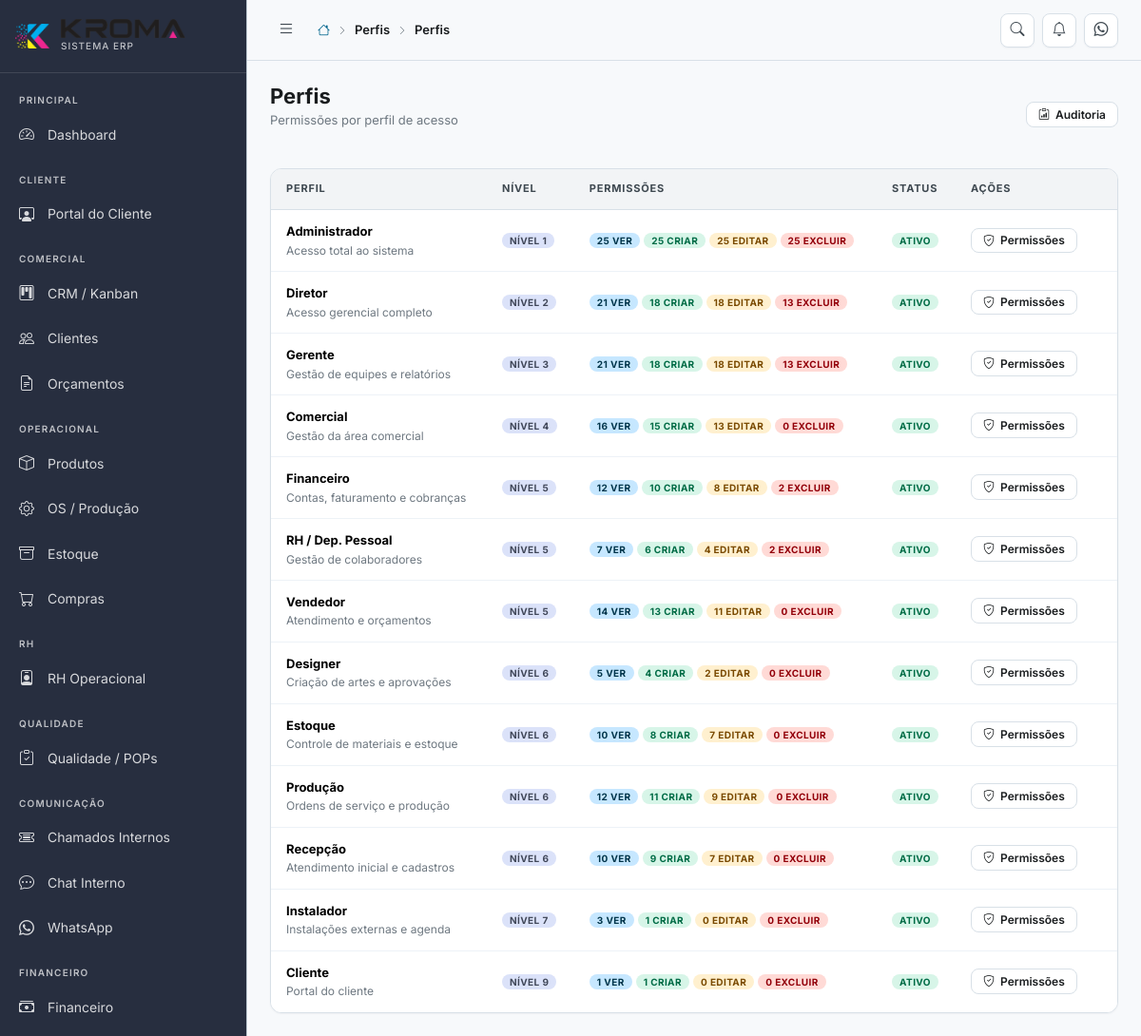
/perfis (signed in), run on the app's committed database.
### tables this page shows
CREATE TABLE IF NOT EXISTS perfis (
    id          INT UNSIGNED AUTO_INCREMENT PRIMARY KEY,
    nome        VARCHAR(50) NOT NULL UNIQUE,
    label       VARCHAR(100) NOT NULL,
    descricao   TEXT,
    nivel       TINYINT DEFAULT 5 COMMENT 'Nível hierárquico: 1=mais alto',
    ativo       TINYINT(1) DEFAULT 1,
    created_at  DATETIME DEFAULT CURRENT_TIMESTAMP
);

### index.php (called while the page is built, shortened)
<?php
require_once CONFIG_PATH . '/database.php';
require_once APP_PATH . '/Services/Router.php';
$router = new App\Services\Router();
$router->dispatch();

### config/database.php (called while the page is built, shortened)
<?php
class Database
{
    private static ?PDO $instance = null;
    public static function getInstance(): PDO
    {
        if (self::$instance === null) {
            try {
                $dsn = sprintf(
                    'mysql:host=%s;port=%s;dbname=%s;charset=%s',
                    DB_HOST, DB_PORT, DB_NAME, DB_CHARSET
                );
                self::$instance = new PDO($dsn, DB_USER, DB_PASS, [
                    PDO::ATTR_ERRMODE            => PDO::ERRMODE_EXCEPTION,
                    PDO::ATTR_DEFAULT_FETCH_MODE => PDO::FETCH_ASSOC,
                    PDO::ATTR_EMULATE_PREPARES   => false,
                    PDO::MYSQL_ATTR_INIT_COMMAND => "SET NAMES utf8mb4 COLLATE utf8mb4_unicode_ci",
                ]);
            } catch (PDOException $e) {
                if (APP_ENV === 'development') {
                    die('Erro de conexão com banco de dados: ' . $e->getMessage());
                } else {
                    die('Erro interno do sistema. Tente novamente mais tarde.');
                }
            }
        }
        return self::$instance;
    }
}
function db(): PDO
{
    return Database::getInstance();
}

### app/Views/perfis/index.php (the view, shortened to what this page needs)
<div class="table-wrapper">
    <table class="table">
        <thead>
            <tr>
                <th>Perfil</th>
                <th>Nível</th>
                <th>Permissões</th>
                <th>Status</th>
                <th width="170">Ações</th>
            </tr>
        </thead>
        <tbody>
            <?php foreach ($perfis as $perfil): ?>
            <tr>
                <td>
                    <div style="font-weight:700"><?= htmlspecialchars($perfil['label']) ?></div>
                    <div style="font-size:12px;color:var(--text-muted)"><?= htmlspecialchars($perfil['descricao'] ?? '') ?></div>
                </td>
                <td><span class="badge badge-info">Nível <?= (int)$perfil['nivel'] ?></span></td>
                <td>
                    <div class="d-flex flex-wrap gap-1">
                        <span class="badge badge-primary"><?= (int)$perfil['total_ver'] ?> ver</span>
                        <span class="badge badge-success"><?= (int)$perfil['total_criar'] ?> criar</span>
                        <span class="badge badge-warning"><?= (int)$perfil['total_editar'] ?> editar</span>
                        <span class="badge badge-danger"><?= (int)$perfil['total_excluir'] ?> excluir</span>
                    </div>
                </td>
                <td>
                    <span class="badge <?= $perfil['ativo'] ? 'badge-success' : 'badge-secondary' ?>">
                        <?= $perfil['ativo'] ? 'Ativo' : 'Inativo' ?>
                    </span>
                </td>
                <td>
                    <a class="btn btn-secondary btn-sm" href="<?= APP_URL ?>/perfis/<?= $perfil['id'] ?>/permissoes">
                        <i class="bi bi-shield-check"></i> Permissões
                    </a>
                </td>
            </tr>
            <?php endforeach; ?>
        </tbody>
    </table>
</div>

### app/Services/Router.php (shortened to what this page needs)
<?php
class Router
{
    private array $routes = [];
    private string $basePath = '';
    public function __construct()
    {
        $scriptDir = dirname($_SERVER['SCRIPT_NAME']);
        $this->basePath = rtrim($scriptDir, '/');
    }
    private function addRoute(string $method, string $path, $handler): void
    {
        $this->routes[] = [
            'method'  => $method,
            'path'    => $path,
            'handler' => $handler,
        ];
    }
    public function dispatch(): void
    {
        $method = $_SERVER['REQUEST_METHOD'];
        $uri    = $_SERVER['REQUEST_URI'];
        $uri = '/' . ltrim(substr($uri, strlen($this->basePath)), '/');
        $uri = rtrim($uri, '/') ?: '/';
        foreach ($this->routes as $route) {
            if ($route['method'] !== $method) continue;
            $pattern = $this->pathToRegex($route['path']);
            if (preg_match($pattern, $uri, $matches)) {
                $params = array_filter($matches, 'is_string', ARRAY_FILTER_USE_KEY);
                $this->callHandler($route['handler'], $params);
                return;
            }
        }
    }
    private function pathToRegex(string $path): string
    {
        $pattern = preg_replace('/\/:([^\/]+)/', '/(?P<$1>[^/]+)', $path);
        return '#^' . $pattern . '$#';
    }
    private function callHandler($handler, array $params): void
    {
        if (is_string($handler) && strpos($handler, '@') !== false) {
            [$class, $method] = explode('@', $handler);
            $controller = new $fullClass();
            call_user_func_array([$controller, $method], $params);
            return;
        }
    }
}

### data on the page
perfis: label "Administrador", descricao "Acesso total ao sistema", nivel "1", total_ver "25", total_criar "25", total_editar "25", total_excluir "25", ativo "ATIVO"
perfis: label "Diretor", descricao "Acesso gerencial completo", nivel "2", total_ver "21", total_criar "18", total_editar "18", total_excluir "13", ativo "ATIVO"
perfis: label "Gerente", descricao "Gestão de equipes e relatórios", nivel "3", total_ver "21", total_criar "18", total_editar "18", total_excluir "13", ativo "ATIVO"
perfis: label "Comercial", descricao "Gestão da área comercial", nivel "4", total_ver "16", total_criar "15", total_editar "13", total_excluir "0", ativo "ATIVO"
perfis: label "Financeiro", descricao "Contas, faturamento e cobranças", nivel "5", total_ver "12", total_criar "10", total_editar "8", total_excluir "2", ativo "ATIVO"
perfis: label "RH / Dep. Pessoal", descricao "Gestão de colaboradores", nivel "5", total_ver "7", total_criar "6", total_editar "4", total_excluir "2", ativo "ATIVO"
perfis: label "Vendedor", descricao "Atendimento e orçamentos", nivel "5", total_ver "14", total_criar "13", total_editar "11", total_excluir "0", ativo "ATIVO"
perfis: label "Designer", descricao "Criação de artes e aprovações", nivel "6", total_ver "5", total_criar "4", total_editar "2", total_excluir "0", ativo "ATIVO"
perfis: label "Estoque", descricao "Controle de materiais e estoque", nivel "6", total_ver "10", total_criar "8", total_editar "7", total_excluir "0", ativo "ATIVO"
perfis: label "Produção", descricao "Ordens de serviço e produção", nivel "6", total_ver "12", total_criar "11", total_editar "9", total_excluir "0", ativo "ATIVO"
perfis: label "Recepção", descricao "Atendimento inicial e cadastros", nivel "6", total_ver "10", total_criar "9", total_editar "7", total_excluir "0", ativo "ATIVO"
perfis: label "Instalador", descricao "Instalações externas e agenda", nivel "7", total_ver "3", total_criar "1", total_editar "0", total_excluir "0", ativo "ATIVO"
perfis: label "Cliente", descricao "Portal do cliente", nivel "9", total_ver "1", total_criar "1", total_editar "0", total_excluir "0", ativo "ATIVO"

### other printed values
$crumb['label'] "Perfis"
